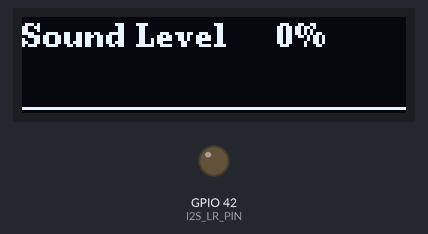
This sketch was run on a simulated ESP32-S3. Shown: 128×32 one-colour display, output pins drawn as LEDs (lit = HIGH). I2S audio is not simulated (input reads silence); what the sketch prints to the serial monitor is not drawn.

Above: at 0.1 s.

The sketch:

06.sound_display.ino
```cpp
/**
 * ESP32-S3 声音检测 + OLED 显示
 *
 * 接线:
 *   INMP441 VDD  -> 3.3V
 *   INMP441 GND  -> GND
 *   INMP441 SCK  -> GPIO 40
 *   INMP441 WS   -> GPIO 41
 *   INMP441 SD   -> GPIO 39
 *   INMP441 L/R  -> GPIO 42
 *   OLED VCC     -> 3.3V
 *   OLED GND     -> GND
 *   OLED SCK     -> GPIO 36
 *   OLED SDA     -> GPIO 37
 */

#include <Arduino.h>
#include <driver/i2s.h>
#include <U8g2lib.h>

#define I2S_SCK_PIN    40
#define I2S_WS_PIN     41
#define I2S_SD_PIN     39
#define I2S_LR_PIN     42

#define OLED_SCL_PIN   36
#define OLED_SDA_PIN   37

#define I2S_NUM       I2S_NUM_0
#define SAMPLE_RATE   16000
#define bufferCnt     4
#define bufferLen     128

#define HISTORY_SIZE  64

static int16_t s_buffer[bufferCnt][bufferLen];
static int volume_history[HISTORY_SIZE];
static int history_index = 0;

U8G2_SSD1306_128X32_UNIVISION_F_SW_I2C u8g2(U8G2_R0, OLED_SCL_PIN, OLED_SDA_PIN, U8X8_PIN_NONE);

void i2s_init() {
    pinMode(I2S_LR_PIN, OUTPUT);
    digitalWrite(I2S_LR_PIN, LOW);

    i2s_config_t i2s_config = {
        .mode = (i2s_mode_t)(I2S_MODE_MASTER | I2S_MODE_RX),
        .sample_rate = SAMPLE_RATE,
        .bits_per_sample = I2S_BITS_PER_SAMPLE_16BIT,
        .channel_format = I2S_CHANNEL_FMT_ONLY_LEFT,
        .communication_format = I2S_COMM_FORMAT_STAND_I2S,
        .intr_alloc_flags = ESP_INTR_FLAG_LEVEL1,
        .dma_buf_count = bufferCnt,
        .dma_buf_len = bufferLen,
        .use_apll = false,
        .tx_desc_auto_clear = false,
        .fixed_mclk = 0
    };

    i2s_pin_config_t pin_config = {
        .bck_io_num = I2S_SCK_PIN,
        .ws_io_num = I2S_WS_PIN,
        .data_out_num = I2S_PIN_NO_CHANGE,
        .data_in_num = I2S_SD_PIN
    };

    i2s_driver_install(I2S_NUM, &i2s_config, 0, NULL);
    i2s_set_pin(I2S_NUM, &pin_config);
    i2s_zero_dma_buffer(I2S_NUM);
}

void draw_waveform(int volume) {
    volume_history[history_index] = volume;
    history_index = (history_index + 1) % HISTORY_SIZE;

    u8g2.clearBuffer();
    u8g2.setFont(u8g2_font_ncenB08_tr);
    u8g2.drawStr(0, 10, "Sound Level");

    char buf[8];
    sprintf(buf, "%d%%", volume);
    u8g2.drawStr(85, 10, buf);

    int base_y = 30;
    int height = 20;

    for (int x = 0; x < 128; x++) {
        int idx = (history_index - 128 + x + HISTORY_SIZE) % HISTORY_SIZE;
        if (idx < 0) idx = 0;
        int h = map(volume_history[idx], 0, 100, 0, height);
        if (h > height) h = height;
        int y = base_y - h;
        u8g2.drawPixel(x, y);
    }
    u8g2.drawHLine(0, base_y, 128);
}

void setup() {
    Serial.begin(115200);
    Serial.println("Sound Display Test");

    i2s_init();
    u8g2.begin();
    u8g2.clearBuffer();

    for (int i = 0; i < HISTORY_SIZE; i++) {
        volume_history[i] = 0;
    }

    Serial.println("Ready");
}

void loop() {
    size_t bytes_read = 0;
    i2s_read(I2S_NUM, &s_buffer[0], sizeof(s_buffer), &bytes_read, 100);

    int samples = bytes_read / sizeof(int16_t);
    if (samples > 0) {
        int32_t sum = 0;
        for (int i = 0; i < samples; i++) {
            sum += abs(s_buffer[0][i]);
        }
        int avg = sum / samples;
        int volume = map(avg, 0, 1000, 0, 100);
        if (volume > 100) volume = 100;

        draw_waveform(volume);
        u8g2.sendBuffer();

        Serial.printf("Volume: %d%%\n", volume);
    }
}
```
